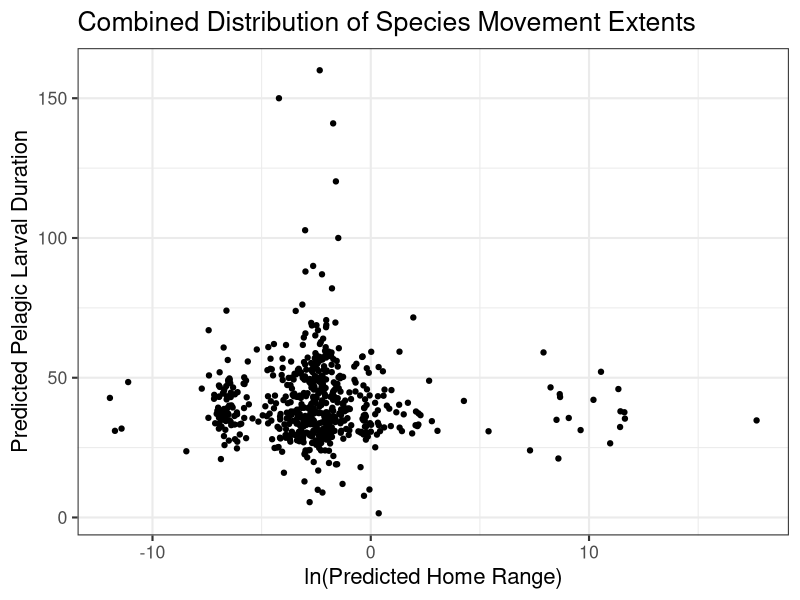

Reproduce this figure in R. (Note: this script raises an error after producing the figure.)
## ---- chunk 1
knitr::opts_chunk$set(echo = TRUE, message = FALSE, warning = FALSE)

library(tidyverse)
library(patchwork)
library(cowplot)
library(ggpubr)
library(ggrepel)
## ---- chunk 2
fishbase_data <- read_csv(here::here("01_data", "02_processed_data", "fishbase_data.csv"))

filled_data <- read_csv(here::here("01_data", "02_processed_data", "filled_data.csv"))

filled_data2 <- read_csv(here::here("01_data", "02_processed_data", "filled_data2.csv")) %>%
  mutate_if(is.character, as.factor)
## ---- chunk 3
# homerange vs PLD
fishbase_data_gmm <- filled_data2 %>%
  mutate(class2 = as.factor(class2))

hr_hist <- ggplot(fishbase_data_gmm, aes(log(home_range))) +
  geom_histogram() +
  theme_bw(base_size = 16) +
  labs(
    y = "Count",
    x = "ln(Predicted Home Range)"
  ) +
  ggtitle("Individual Distributions of Species Movement Extents")

pld_hist <- ggplot(fishbase_data_gmm, aes(pld)) +
  geom_histogram() +
  theme_bw(base_size = 16) +
  labs(
    y = "Count",
    x = "Predicted Pelagic Larval Duration"
  )

dist_plot <- (hr_hist / pld_hist)

p1 <- ggplot(fishbase_data_gmm, aes(log(home_range), pld)) +
  geom_jitter() +
  theme_bw(base_size = 16) +
  labs(
    y = "Predicted Pelagic Larval Duration",
    x = "ln(Predicted Home Range)"
  ) +
  ggtitle("Combined Distribution of Species Movement Extents")

p1



# gmm plot


# example_fish <- filled_data2 %>%
#   select(species, fb_name, class2, class3, magnitude_homerange, month_pld) %>%
#   filter(fb_name %in% c(
#     "Hogfish", "Yellow snapper", "Blackfin tuna", "Humphead wrasse", "Pacific red snapper",
#     "Giant seabass", "Lemon sole", "Chum salmon", "Pacific ocean perch", "Atlantic herring",
#     "Atlantic cod", "Haddock", "Atlantic salmon", "California sheephead", "Black seabream",
#     "Blue marlin", "Yellowfin tuna", "Swordfish"
#     # "Blackhead seabream", "Pink salmon", "Coho salmon", "Ghost shark", "Pollack", "Polar cod", "Sockeye salmon", "Chinook salmon"
#   ))


gmm_new_fig <- ggplot(fishbase_data_gmm, aes(magnitude_homerange, month_pld)) +
  theme_bw(base_size = 16) +
  labs(
    x = "Predicted Home Range Magnitude",
    y = "Predicted Pelgaic Larval Duration Month",
    color = "Cohort (Homerange/PLD)"
  ) +
  ylim(-0.1,6) +
  theme(legend.position = "bottom") +
  scale_color_viridis_d() +
  geom_label_repel(
    data = subset(fishbase_data_gmm, fb_name %in% c("Hogfish", "Yellow snapper", "Blackfin tuna")),
    aes(x = magnitude_homerange, y = month_pld, label = fb_name, color = class2),
    vjust = "outward", hjust = "outward",
    min.segment.length = 0.5,
    nudge_y = -1,
    show.legend = FALSE
  ) +
  geom_label_repel(
    data = subset(fishbase_data_gmm, fb_name %in% c("Chocolate hind", "Lingcod", "Nassau grouper")),
    aes(x = magnitude_homerange, y = month_pld, label = fb_name, color = class2),
    hjust = "inward",
    min.segment.length = 0.5,
    box.padding = 0.3,
    nudge_x = -2,
    show.legend = FALSE
  ) +
  geom_label_repel(
    data = subset(fishbase_data_gmm, fb_name %in% c("Lemon sole", "North Pacific hake", "Yellowstripe goatfish")),
    aes(x = magnitude_homerange, y = month_pld, label = fb_name, color = class2),
    vjust = "outward", hjust = "outward",
    min.segment.length = 0.5,
    nudge_x = -1, nudge_y = 0.8,
    show.legend = FALSE
  ) +
  geom_label_repel(
    data = subset(fishbase_data_gmm, fb_name %in% c("Atlantic herring", "Atlantic cod", "Summer flounder")),
    aes(x = magnitude_homerange, y = month_pld, label = fb_name, color = class2),
    vjust = "outward", hjust = "outward",
    min.segment.length = 0.5,
    nudge_y = 0,
    show.legend = FALSE
  ) +
  geom_label_repel(
    data = subset(fishbase_data_gmm, fb_name %in% c("Great barracuda", "Giant trevally", "Black seabream")),
    aes(x = magnitude_homerange, y = month_pld, label = fb_name, color = class2),
    vjust = "outward", hjust = "outward",
    min.segment.length = 0.5,
    nudge_y = 1, nudge_x = 1.5,
    show.legend = FALSE
  ) +
  geom_label_repel(
    data = subset(fishbase_data_gmm, fb_name %in% c("Common snook", "Yellowfin tuna", "Swordfish")),
    aes(x = magnitude_homerange, y = month_pld, label = fb_name, color = clas2),
    color = "goldenrod1",
    vjust = "outward", hjust = "outward",
    min.segment.length = 30,
    nudge_y = -0.5,
    show.legend = FALSE
  ) +
  geom_jitter(aes(color = class2)) +
  ggtitle("Cohorts and Distribution of Scaled Species Movement Extents")

gmm_new_fig
# ggsave(gmm_new_fig, file = paste0("gmm_fig.png"), path = here::here("04_figs"), height = 8, width = 15)


# panel
gmm_panel <- (dist_plot | p1) / gmm_new_fig +
  plot_annotation(tag_levels = "A") +
  plot_layout(heights = c(3,4))

gmm_panel
ggsave(gmm_panel, file = paste0("gmm_panel.pdf"), path = here::here("04_figs", "final_figs"), height = 10, width = 15)

## ---- chunk 4
missing <- miss_var_summary(fishbase_data)
missing2 <- miss_var_summary(filled_data)
missing3 <- miss_var_summary(filled_data2)

missing_fishbase_data <- fishbase_data %>% 
  dplyr::select(
    oxygen_cons, temp_range, dev_place, temp_min, temp_max,
    longevity_wild, temp_preferred, iucn_category, food_i,
  ) %>%
  rename(
    "Oxygen Consumption Rate" = oxygen_cons,
    "Temperature Range" = temp_range,
    "Place of Development" = dev_place,
    "Maximum Recorded Lifespan" = longevity_wild,
    "Optimal Temperature" = temp_preferred,
    "IUCN Category" = iucn_category,
    "Diet Items" = food_i,
    "Minimum Temperature" = temp_min,
    "Maximum Temperature" = temp_max,
  )

m1 <- gg_miss_var(missing_fishbase_data) +
  theme_bw(base_size = 16) +
  labs(y = "Missing Data Before Fills", x = "") +
  theme(axis.title.x = element_text(vjust = -1))
m1

missing_filled_data <- filled_data %>% 
  dplyr::select(
    oxygen_cons, temp_range, temp_min, temp_max,
    longevity_wild, temp_preferred, iucn_category, food_i,
  ) %>%
  rename(
    "Oxygen Consumption Rate" = oxygen_cons,
    "Temperature Range" = temp_range,
    "Maximum Recorded Lifespan" = longevity_wild,
    "Optimal Temperature" = temp_preferred,
    "IUCN Category" = iucn_category,
    "Diet Items" = food_i,
    "Minimum Temperature" = temp_min,
    "Maximum Temperature" = temp_max,
  )

m2 <- gg_miss_var(missing_filled_data) + # figure showing the missing data
  theme_bw(base_size = 16) +
  labs(y = "Missing Data After Genus-Level Fill", x = "Variable") +
  theme(axis.title.x = element_text(vjust = -1))
m2

missing_data <- filled_data2 %>%
  dplyr::select(
    oxygen_cons, temp_range, dev_place,
    longevity_wild, temp_preferred, iucn_category
  ) %>%
  rename(
    "Oxygen Consumption Rate" = oxygen_cons,
    "Temperature Range" = temp_range,
    "Place of Development" = dev_place,
    "Maximum Recorded Lifespan" = longevity_wild,
    "Optimal Temperature" = temp_preferred,
    "IUCN Category" = iucn_category
  )

m3 <- gg_miss_var(missing_data) +
  theme_bw(base_size = 16) +
  labs(y = "Missing Data After Family-Level Fill", x = "") +
  theme(axis.title.x = element_text(vjust = -1))
m3

missing_fig <- (m1 / m2 / m3) +
  plot_annotation(tag_levels = "A") &
  theme_bw(base_size = 16)
missing_fig

#ggsave(missing_fig, file = paste0("missing_data.pdf"), path = here::here("04_figs", "final_figs"), height = 12, width = 8)

## ---- chunk 5
# continuous

plot_data <- filled_data2 %>%
  mutate(
    class2 = as.factor(class2),
    class3 = as.factor(class3),
    order = as.factor(order)
  )

response <- "class2"
expl_cont <- c(
  "temp_preferred", "fecundity_mean",
  "longevity_wild", "sp_richness", "length", "kfin",
  "r_fin", "diet_troph3", "oxygen_cons", "temp_range"
)

box_data <- function(x, y) {
  ggplot(plot_data, aes(x = .data[[y]], y = .data[[x]])) +
    geom_boxplot(aes(color = .data[[y]])) +
    theme_bw() +
    coord_flip() +
    labs(
      x = "Movement Class",
      color = "Class (Homerange/PLD)"
    ) +
    scale_color_viridis_d()
}

# plots_cont <- map(expl_cont, ~ box_data(.x, "class2"))
# plots_cont
## ---- chunk 6

# significant panel
temp_plot <- box_data(x = "temp_preferred", y = "class2") +
  labs(y = "Optimal Temperature", x = "") +
  scale_x_discrete(position = "top") +
  theme(axis.text.y = element_blank())
length_plot <- box_data(x = "length", y = "class2") +
  labs(y = "Length", x = "Movement Class") +
  scale_x_discrete(position = "top")
long_plot <- box_data(x = "longevity_wild", y = "class2") +
  labs(y = "Longevity", x = "Movement Class") +
  scale_x_discrete(position = "top")
diet_plot <- box_data(x = "diet_troph3", y = "class2") + 
  labs(y = "Trophic Level", x = "") +
  scale_x_discrete(position = "top") +
  theme(axis.text.y = element_blank())


kfin_plot <- box_data(x = "kfin", y = "class2") + 
  labs(y = "Carrying Capacity", x = "Movement Class") +
  scale_x_discrete(position = "top") +
  theme(axis.title.x = element_text(vjust = 0))
r_fin_plot <- box_data(x = "r_fin", y = "class2") + stat_kruskal_test(label.y = 1, label.x = 6, position = "jitter") +
  labs(y = "Growth Rate", x = "Movement Class")
oxygen_plot <- box_data(x = "oxygen_cons", y = "class2") + stat_kruskal_test(label.y = 2000, label.x = 6, position = "jitter") +
  labs(y = "Oxygen Consumption", x = "Movement Class")
temp_range_plot <- box_data(x = "temp_range", y = "class2") + stat_kruskal_test(label.y = 20, label.x = 3.5, position = "jitter") +
  labs(y = "Temperature Range", x = "Movement Class") + theme(axis.title.y = element_blank(), axis.text.y = element_blank())
fecund_plot <- box_data(x = "fecundity_mean", y = "class2") + stat_kruskal_test(label.y = 1000000, label.x = 5.5, position = "jitter") +
  labs(y = "Mean Fecundity", x = "Movement Class")
sp_rich_plot <- box_data(x = "sp_richness", y = "class2") + stat_kruskal_test(label.y = 1100, position = "jitter") +
  labs(y = "Species Richness", x = "Movement Class") + theme(axis.title.y = element_blank(), axis.text.y = element_blank())


numeric_panel <- ((temp_plot | length_plot) /
  (long_plot | diet_plot) /
  (r_fin_plot | kfin_plot) /
  (fecund_plot | sp_rich_plot) /
  (oxygen_plot | temp_range_plot)) +
  plot_layout(guides = "collect") + plot_annotation(tag_levels = "A")

numeric_panel
# ggsave(numeric_panel, file = paste0("numeric_panel.png"), path = here::here("04_figs", "individual_plots", "numeric"), height = 21, width = 14)

individual_panel <- ((temp_plot | length_plot) / (diet_plot | long_plot)) +
  plot_layout(guides = "collect") +
  plot_annotation(tag_levels = "A") +
  theme_bw(base_size = 16) &
  theme(legend.position = "none")

individual_panel

#ggsave(individual_panel, file = paste0("individual_panel.pdf"), path = here::here("04_figs", "final_figs"), height = 8, width = 13)

## ---- chunk 7
ggsave(temp_plot, file = paste0("temp_plot.png"), path = here::here("04_figs", "individual_plots", "numeric"), height = 10, width = 10)
ggsave(fecund_plot, file = paste0("fecund_plot.png"), path = here::here("04_figs", "individual_plots", "numeric"), height = 10, width = 10)
ggsave(long_plot, file = paste0("long_plot.png"), path = here::here("04_figs", "individual_plots", "numeric"), height = 10, width = 10)
ggsave(sp_rich_plot, file = paste0("sp_rich_plot.png"), path = here::here("04_figs", "individual_plots", "numeric"), height = 10, width = 10)
ggsave(length_plot, file = paste0("length_plot.png"), path = here::here("04_figs", "individual_plots", "numeric"), height = 10, width = 10)
ggsave(kfin_plot, file = paste0("kfin_plot.png"), path = here::here("04_figs", "individual_plots", "numeric"), height = 10, width = 10)
ggsave(r_fin_plot, file = paste0("r_fin_plot.png"), path = here::here("04_figs", "individual_plots", "numeric"), height = 10, width = 10)
ggsave(diet_plot, file = paste0("diet_plot.png"), path = here::here("04_figs", "individual_plots", "numeric"), height = 10, width = 10)
ggsave(oxygen_plot, file = paste0("oxygen_plot.png"), path = here::here("04_figs", "individual_plots", "numeric"), height = 10, width = 10)
ggsave(temp_range_plot, file = paste0("temp_range_plot.png"), path = here::here("04_figs", "individual_plots", "numeric"), height = 10, width = 10)
## ---- chunk 8
# categorical

expl_cat <- c(
  "climate", "body_shape_i", "dev_place", "movement_keyword",
  "demers_pelag", "iucn_category",
  "circadian", "food_mode", "ocean", "basin"
)

scatter_data <- function(x, y) {
  ggplot(plot_data, aes(x = .data[[x]], y = .data[[y]])) +
    geom_jitter(aes(color = .data[[y]])) +
    theme_bw() +
    labs(
      y = "Movement Class",
      color = "Class (homerange/PLD)"
    ) +
    scale_color_viridis_d() +
    theme(axis.text.x = element_text(angle = 40, hjust = 1))
}

# plots_cat <- map(expl_cat, ~ scatter_data(.x, "class2"))
# plots_cat
## ---- chunk 9
body_plot <- scatter_data(x = "body_shape_i", y = "class2")
dev_plot <- scatter_data(x = "dev_place", y = "class2")
movement_plot <- scatter_data(x = "movement_keyword", y = "class2")
demers_plot <- scatter_data(x = "demers_pelag", y = "class2")
iucn_plot <- scatter_data(x = "iucn_category", y = "class2")
food_plot <- scatter_data(x = "food_mode", y = "class2")


ggsave(climate_plot, file = paste0("climate_plot.png"), path = here::here("04_figs", "individual_plots", "categorical"), height = 10, width = 10)
ggsave(body_plot, file = paste0("body_plot.png"), path = here::here("04_figs", "individual_plots", "categorical"), height = 10, width = 10)
ggsave(dev_plot, file = paste0("dev_plot.png"), path = here::here("04_figs", "individual_plots", "categorical"), height = 10, width = 10)
ggsave(movement_plot, file = paste0("movement_plot.png"), path = here::here("04_figs", "individual_plots", "categorical"), height = 10, width = 10)
ggsave(demers_plot, file = paste0("demers_plot.png"), path = here::here("04_figs", "individual_plots", "categorical"), height = 10, width = 10)
ggsave(iucn_plot, file = paste0("iucn_plot.png"), path = here::here("04_figs", "individual_plots", "categorical"), height = 10, width = 10)
ggsave(food_plot, file = paste0("food_plot.png"), path = here::here("04_figs", "individual_plots", "categorical"), height = 10, width = 10)
